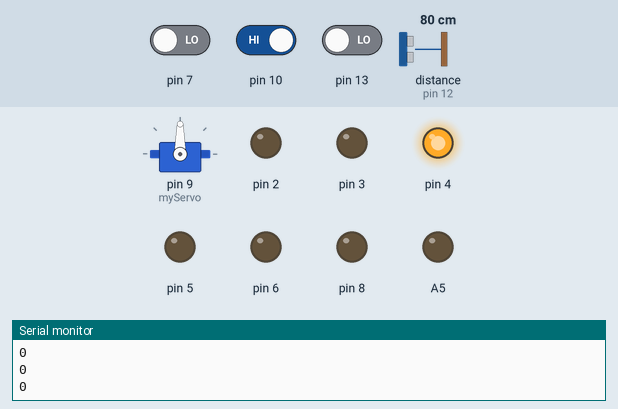
A sketch run on a simulated Arduino Uno, built with avr-gcc and run on an emulated ATmega328P. Parts: servo, output pins drawn as LEDs (lit = HIGH), the last lines printed to the serial monitor. Wiring (inferred from the names in the program): ultrasonic range finder: trigger pin 11; echo pin 12. The inputs (shaded band) are chosen by the test bench; at power-on: pin 7 LOW, distance to the obstacle (sensor on pin 12) 80 cm, pin 10 HIGH, pin 13 LOW. The echo pulse lasts 58.3 µs per cm; pins used as bus, display or sensor lines are not drawn.

Above: at 1.2 s.
1.3 s: pin 7 driven HIGH
At 2.7 s:
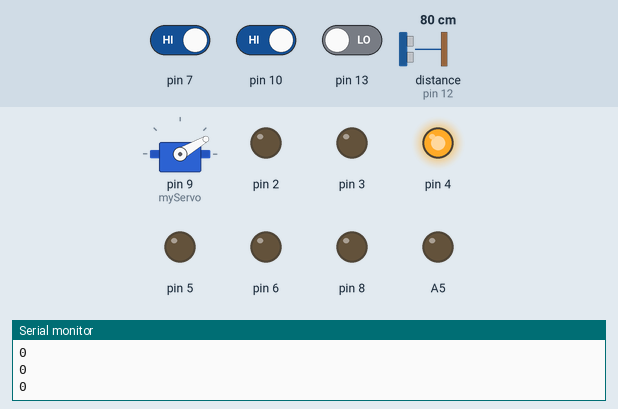
4.3 s: distance to the obstacle (sensor on pin 12) set to 2 cm
At 7.1 s:
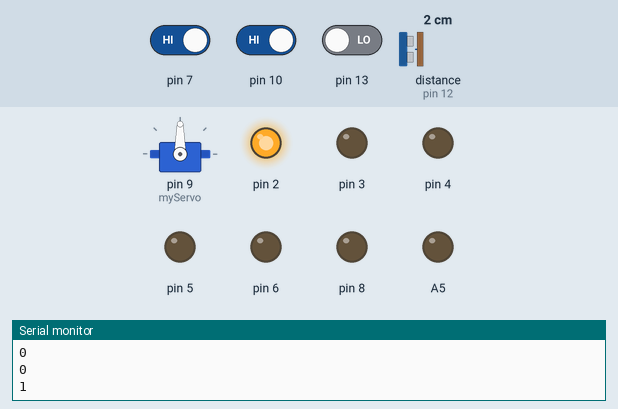
7.3 s: pin 7 driven LOW and pin 10 driven LOW
10.3 s: pin 13 driven HIGH
At 12.5 s:
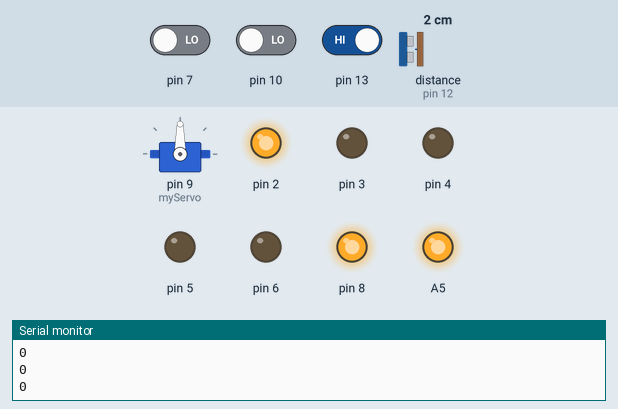
13.0 s: pin 10 driven HIGH
At 14.0 s:
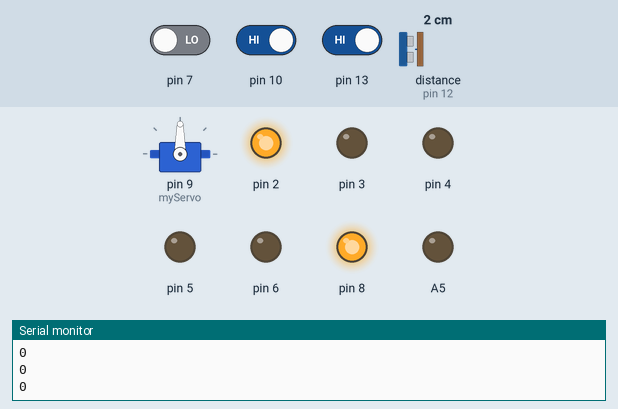
14.5 s: distance to the obstacle (sensor on pin 12) set to 35 cm
At 15.7 s:
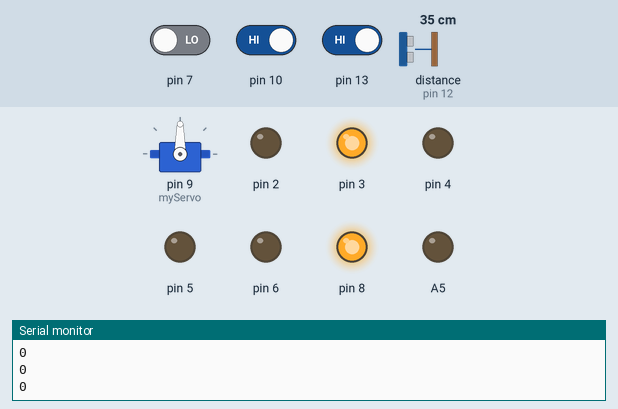
Timing chart, 0 to 17.1 s (numbered marks = the images above; inputs shaded):
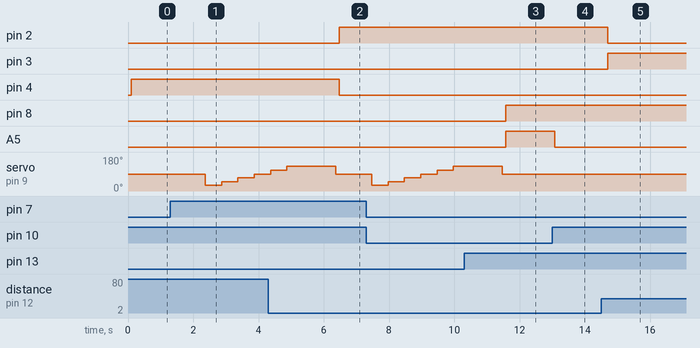

The sketch:

sensores.ino
```cpp
//This script contains sensor stuff to the Arduino UNO controller

#include <Servo.h>

bool isAble = false;
int trig = 11, echo = 12, time, distance = 0, var = 0;

Servo myServo;

void treintaA180() {
  for (int pos = 30 ; pos <= 130 ; pos += 20) {
    myServo.write(pos);
    delay(500);
  }
}

void rotate() {
  myServo.write(90);
  delay(1000);
  treintaA180();
  delay(1000);
  myServo.write(90);
  isAble = true;
}

void setup(){
  myServo.attach(9);
  //Input Definition
  pinMode(1, INPUT);
  pinMode(7, INPUT);
  pinMode(10, INPUT);
  pinMode(12, INPUT);
  pinMode(13, INPUT);

  //Output Definition
  pinMode(2, OUTPUT);
  pinMode(3, OUTPUT);
  pinMode(4, OUTPUT);
  pinMode(5, OUTPUT);
  pinMode(6, OUTPUT);
  pinMode(8, OUTPUT);
  pinMode(11, OUTPUT);
  pinMode(A5, OUTPUT);

  isAble = true;

  //init serial communication

  Serial.begin(9600);
  myServo.write(90);

}

void loop(){
  //Infrared
  if(!digitalRead(10)) analogWrite(A5, 255);
  else analogWrite(A5, 0);

  if(digitalRead(13)) digitalWrite(8, true);
  else digitalWrite(8, false);

  //Servo
  if(digitalRead(7) && isAble){
    isAble = false;
    rotate();
  }

  Serial.println(digitalRead(7));

  //Distance
  digitalWrite(trig, HIGH);
  digitalWrite(trig, LOW);
  time = pulseIn(echo, HIGH);
  distance = time / 58.2;
  delay(100);

  if (distance <= 20 && distance > 0) digitalWrite(2, true);
  else digitalWrite(2, false);

  if (distance <= 40 && distance > 20) digitalWrite(3, true); else digitalWrite(3, false);

  if (distance <= 100 && distance > 40) digitalWrite(4, true);
  else digitalWrite(4, false);


  if (distance <= 160 && distance > 100) digitalWrite(5, true);
   else digitalWrite(5, false);

  if (distance > 160) digitalWrite(6, true);
  else digitalWrite(6, false);
}
```

Measured:
- after the input at 1.3 s, servo on pin 9 (myServo): 90° → 30° after 1.1 s, → 50° 0.50 s later, → 70° 0.50 s later, → 90° 0.50 s later
- after the input at 4.3 s, pin 2: LOW → HIGH after 2.2 s; pin 4: HIGH → LOW after 2.2 s
- after the input at 10.3 s, pin 8: LOW → HIGH after 1.3 s
- after the input at 13.0 s, A5: HIGH → LOW after 0.08 s
- after the input at 14.5 s, pin 2: HIGH → LOW after 0.20 s; pin 3: LOW → HIGH after 0.20 s
